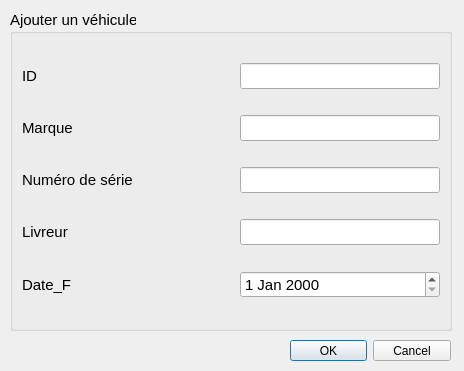
<?xml version="1.0" encoding="UTF-8"?>
<ui version="4.0">
 <class>ajouter_2</class>
 <widget class="QDialog" name="ajouter_2">
  <property name="geometry">
   <rect>
    <x>0</x>
    <y>0</y>
    <width>464</width>
    <height>371</height>
   </rect>
  </property>
  <property name="windowTitle">
   <string>Dialog</string>
  </property>
  <widget class="QGroupBox" name="groupBox">
   <property name="geometry">
    <rect>
     <x>10</x>
     <y>10</y>
     <width>442</width>
     <height>321</height>
    </rect>
   </property>
   <property name="font">
    <font>
     <pointsize>11</pointsize>
    </font>
   </property>
   <property name="title">
    <string>Ajouter un véhicule</string>
   </property>
   <layout class="QGridLayout" name="gridLayout">
    <item row="1" column="2">
     <widget class="QLineEdit" name="lineEdit_marque"/>
    </item>
    <item row="5" column="2">
     <widget class="QDateEdit" name="duree"/>
    </item>
    <item row="2" column="0" colspan="2">
     <widget class="QLabel" name="label_3">
      <property name="styleSheet">
       <string notr="true">background-color:none;</string>
      </property>
      <property name="text">
       <string>Numéro de série</string>
      </property>
     </widget>
    </item>
    <item row="1" column="0">
     <widget class="QLabel" name="label_2">
      <property name="styleSheet">
       <string notr="true">background-color:none;</string>
      </property>
      <property name="text">
       <string>Marque</string>
      </property>
     </widget>
    </item>
    <item row="5" column="0">
     <widget class="QLabel" name="label_5">
      <property name="styleSheet">
       <string notr="true">background-color:none;</string>
      </property>
      <property name="text">
       <string>Date_F</string>
      </property>
     </widget>
    </item>
    <item row="3" column="2">
     <widget class="QLineEdit" name="lineEdit_livreur"/>
    </item>
    <item row="2" column="2">
     <widget class="QLineEdit" name="lineEdit_numserie"/>
    </item>
    <item row="0" column="0">
     <widget class="QLabel" name="label">
      <property name="styleSheet">
       <string notr="true">background-color:none;</string>
      </property>
      <property name="text">
       <string>ID</string>
      </property>
     </widget>
    </item>
    <item row="0" column="1">
     <spacer name="horizontalSpacer">
      <property name="orientation">
       <enum>Qt::Horizontal</enum>
      </property>
      <property name="sizeHint" stdset="0">
       <size>
        <width>40</width>
        <height>20</height>
       </size>
      </property>
     </spacer>
    </item>
    <item row="3" column="0">
     <widget class="QLabel" name="label_4">
      <property name="styleSheet">
       <string notr="true">background-color:none;</string>
      </property>
      <property name="text">
       <string>Livreur</string>
      </property>
     </widget>
    </item>
    <item row="0" column="2">
     <widget class="QLineEdit" name="lineEdit_id">
      <property name="minimumSize">
       <size>
        <width>200</width>
        <height>0</height>
       </size>
      </property>
     </widget>
    </item>
   </layout>
  </widget>
  <widget class="QDialogButtonBox" name="buttonBox_2">
   <property name="geometry">
    <rect>
     <x>290</x>
     <y>340</y>
     <width>161</width>
     <height>21</height>
    </rect>
   </property>
   <property name="orientation">
    <enum>Qt::Horizontal</enum>
   </property>
   <property name="standardButtons">
    <set>QDialogButtonBox::Cancel|QDialogButtonBox::Ok</set>
   </property>
  </widget>
 </widget>
 <resources/>
 <connections/>
</ui>
